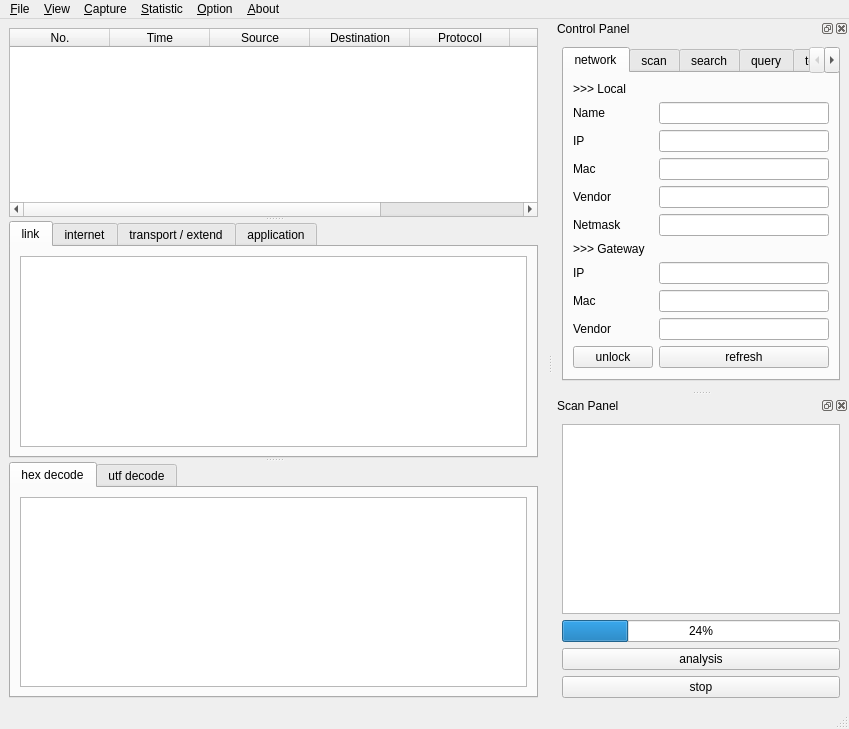
<?xml version="1.0" encoding="UTF-8"?>
<ui version="4.0">
 <class>MainWindow</class>
 <widget class="QMainWindow" name="MainWindow">
  <property name="geometry">
   <rect>
    <x>0</x>
    <y>0</y>
    <width>849</width>
    <height>729</height>
   </rect>
  </property>
  <property name="windowTitle">
   <string>MainWindow</string>
  </property>
  <widget class="QWidget" name="centralwidget">
   <layout class="QHBoxLayout" name="horizontalLayout_8">
    <item>
     <widget class="QSplitter" name="splitter">
      <property name="orientation">
       <enum>Qt::Vertical</enum>
      </property>
      <widget class="QTableWidget" name="conciseInfoTable">
       <property name="styleSheet">
        <string notr="true">outline:0;</string>
       </property>
       <property name="showGrid">
        <bool>false</bool>
       </property>
       <property name="gridStyle">
        <enum>Qt::NoPen</enum>
       </property>
       <column>
        <property name="text">
         <string>No.</string>
        </property>
       </column>
       <column>
        <property name="text">
         <string>Time</string>
        </property>
       </column>
       <column>
        <property name="text">
         <string>Source</string>
        </property>
       </column>
       <column>
        <property name="text">
         <string>Destination</string>
        </property>
       </column>
       <column>
        <property name="text">
         <string>Protocol</string>
        </property>
       </column>
       <column>
        <property name="text">
         <string>Length</string>
        </property>
       </column>
       <column>
        <property name="text">
         <string>Stack</string>
        </property>
       </column>
      </widget>
      <widget class="QTabWidget" name="verboseInfoTab">
       <property name="currentIndex">
        <number>0</number>
       </property>
       <widget class="QWidget" name="linkTab">
        <attribute name="title">
         <string>link</string>
        </attribute>
        <layout class="QVBoxLayout" name="verticalLayout_7">
         <item>
          <widget class="QPlainTextEdit" name="linkTextEdit"/>
         </item>
        </layout>
       </widget>
       <widget class="QWidget" name="interTab">
        <attribute name="title">
         <string>internet</string>
        </attribute>
        <layout class="QVBoxLayout" name="verticalLayout_6">
         <item>
          <widget class="QPlainTextEdit" name="interTextEdit"/>
         </item>
        </layout>
       </widget>
       <widget class="QWidget" name="transTab">
        <attribute name="title">
         <string>transport / extend</string>
        </attribute>
        <layout class="QVBoxLayout" name="verticalLayout_5">
         <item>
          <widget class="QPlainTextEdit" name="transTextEdit"/>
         </item>
        </layout>
       </widget>
       <widget class="QWidget" name="appTab">
        <attribute name="title">
         <string>application</string>
        </attribute>
        <layout class="QVBoxLayout" name="verticalLayout_4">
         <item>
          <widget class="QPlainTextEdit" name="appTextEdit"/>
         </item>
        </layout>
       </widget>
      </widget>
      <widget class="QTabWidget" name="decodeInfoTab">
       <property name="currentIndex">
        <number>0</number>
       </property>
       <widget class="QWidget" name="rawTab">
        <attribute name="title">
         <string>hex decode</string>
        </attribute>
        <layout class="QVBoxLayout" name="verticalLayout_8">
         <item>
          <widget class="QPlainTextEdit" name="rawTextEdit"/>
         </item>
        </layout>
       </widget>
       <widget class="QWidget" name="utfTab">
        <attribute name="title">
         <string>utf decode</string>
        </attribute>
        <layout class="QVBoxLayout" name="verticalLayout_9">
         <item>
          <widget class="QPlainTextEdit" name="utfTextEdit"/>
         </item>
        </layout>
       </widget>
      </widget>
     </widget>
    </item>
   </layout>
  </widget>
  <widget class="QMenuBar" name="menubar">
   <property name="geometry">
    <rect>
     <x>0</x>
     <y>0</y>
     <width>849</width>
     <height>26</height>
    </rect>
   </property>
   <widget class="QMenu" name="menu_File">
    <property name="title">
     <string>&amp;File</string>
    </property>
    <widget class="QMenu" name="menu_export">
     <property name="title">
      <string>&amp;export</string>
     </property>
     <widget class="QMenu" name="menuNetwork_info">
      <property name="title">
       <string>&amp;network info</string>
      </property>
      <addaction name="actionNetCSV"/>
      <addaction name="actionNetJSON"/>
      <addaction name="actionNetPlain"/>
     </widget>
     <widget class="QMenu" name="menuLAN_info">
      <property name="title">
       <string>&amp;LAN info</string>
      </property>
      <addaction name="actionLANCSV"/>
      <addaction name="actionLANJSON"/>
      <addaction name="actionLANPlain"/>
     </widget>
     <widget class="QMenu" name="menuPackets_info">
      <property name="title">
       <string>&amp;packets info</string>
      </property>
      <addaction name="actionPktCSV"/>
      <addaction name="actionPktJSON"/>
      <addaction name="actionPktPlain"/>
     </widget>
     <addaction name="menuNetwork_info"/>
     <addaction name="menuLAN_info"/>
     <addaction name="menuPackets_info"/>
    </widget>
    <addaction name="action_Save"/>
    <addaction name="action_Open"/>
    <addaction name="separator"/>
    <addaction name="menu_export"/>
    <addaction name="separator"/>
    <addaction name="action_close"/>
   </widget>
   <widget class="QMenu" name="menu_Capture">
    <property name="title">
     <string>&amp;Capture</string>
    </property>
    <addaction name="action_Start"/>
    <addaction name="separator"/>
    <addaction name="action_Stop"/>
    <addaction name="separator"/>
    <addaction name="action_Restart"/>
   </widget>
   <widget class="QMenu" name="menu_Statistic">
    <property name="title">
     <string>&amp;Statistic</string>
    </property>
    <widget class="QMenu" name="menu_protocol">
     <property name="title">
      <string>&amp;protocol</string>
     </property>
     <addaction name="action_Addr"/>
     <addaction name="action_Layer"/>
     <addaction name="action_Type"/>
    </widget>
    <widget class="QMenu" name="menu_length">
     <property name="title">
      <string>&amp;length</string>
     </property>
     <addaction name="action_PktLen"/>
     <addaction name="action_UDPPktLen"/>
     <addaction name="action_TCPPktLen"/>
    </widget>
    <widget class="QMenu" name="menu_flow">
     <property name="title">
      <string>&amp;flow</string>
     </property>
     <addaction name="action_Input"/>
     <addaction name="action_Output"/>
     <addaction name="action_Speed"/>
    </widget>
    <addaction name="menu_protocol"/>
    <addaction name="menu_length"/>
    <addaction name="menu_flow"/>
   </widget>
   <widget class="QMenu" name="menu_Option">
    <property name="title">
     <string>&amp;Option</string>
    </property>
    <addaction name="separator"/>
    <addaction name="action_Filter"/>
    <addaction name="separator"/>
    <addaction name="action_RefreshRank"/>
   </widget>
   <widget class="QMenu" name="menu_About">
    <property name="title">
     <string>&amp;About</string>
    </property>
    <addaction name="action_Help"/>
    <addaction name="separator"/>
    <addaction name="action_Author"/>
    <addaction name="separator"/>
    <addaction name="action_Rank"/>
   </widget>
   <widget class="QMenu" name="menuView">
    <property name="title">
     <string>&amp;View</string>
    </property>
    <addaction name="action_CtrlPan"/>
    <addaction name="action_ScanPan"/>
   </widget>
   <addaction name="menu_File"/>
   <addaction name="menuView"/>
   <addaction name="menu_Capture"/>
   <addaction name="menu_Statistic"/>
   <addaction name="menu_Option"/>
   <addaction name="menu_About"/>
  </widget>
  <widget class="QStatusBar" name="statusbar"/>
  <widget class="QDockWidget" name="controlDock">
   <property name="enabled">
    <bool>true</bool>
   </property>
   <property name="floating">
    <bool>false</bool>
   </property>
   <property name="windowTitle">
    <string>Control Panel</string>
   </property>
   <attribute name="dockWidgetArea">
    <number>2</number>
   </attribute>
   <widget class="QWidget" name="controlDockContents">
    <layout class="QHBoxLayout" name="horizontalLayout_2">
     <item>
      <widget class="QTabWidget" name="controlTabManage">
       <property name="currentIndex">
        <number>0</number>
       </property>
       <property name="tabBarAutoHide">
        <bool>false</bool>
       </property>
       <widget class="QWidget" name="networkTab">
        <attribute name="title">
         <string>network</string>
        </attribute>
        <layout class="QFormLayout" name="formLayout">
         <item row="1" column="0">
          <widget class="QLabel" name="nameLabel">
           <property name="text">
            <string>Name</string>
           </property>
          </widget>
         </item>
         <item row="1" column="1">
          <widget class="QLineEdit" name="nameLineEdit"/>
         </item>
         <item row="2" column="0">
          <widget class="QLabel" name="ipLabel">
           <property name="text">
            <string>IP</string>
           </property>
          </widget>
         </item>
         <item row="2" column="1">
          <widget class="QLineEdit" name="ipLineEdit"/>
         </item>
         <item row="3" column="0">
          <widget class="QLabel" name="macLabel">
           <property name="text">
            <string>Mac</string>
           </property>
          </widget>
         </item>
         <item row="3" column="1">
          <widget class="QLineEdit" name="macLineEdit"/>
         </item>
         <item row="4" column="0">
          <widget class="QLabel" name="vendorLabel">
           <property name="text">
            <string>Vendor</string>
           </property>
          </widget>
         </item>
         <item row="4" column="1">
          <widget class="QLineEdit" name="vendorLineEdit"/>
         </item>
         <item row="5" column="0">
          <widget class="QLabel" name="netmaskLabel">
           <property name="text">
            <string>Netmask</string>
           </property>
          </widget>
         </item>
         <item row="5" column="1">
          <widget class="QLineEdit" name="netmaskLineEdit"/>
         </item>
         <item row="7" column="0">
          <widget class="QLabel" name="gwIpLabel">
           <property name="text">
            <string>IP</string>
           </property>
          </widget>
         </item>
         <item row="10" column="0">
          <widget class="QLabel" name="gwVendorLabel">
           <property name="text">
            <string>Vendor</string>
           </property>
          </widget>
         </item>
         <item row="10" column="1">
          <widget class="QLineEdit" name="gwVendorLineEdit"/>
         </item>
         <item row="13" column="1">
          <widget class="QPushButton" name="refreshButton">
           <property name="text">
            <string>refresh</string>
           </property>
          </widget>
         </item>
         <item row="0" column="0">
          <widget class="QLabel" name="localLabel">
           <property name="text">
            <string>&gt;&gt;&gt; Local</string>
           </property>
          </widget>
         </item>
         <item row="6" column="0">
          <widget class="QLabel" name="gwLabel">
           <property name="text">
            <string>&gt;&gt;&gt; Gateway</string>
           </property>
          </widget>
         </item>
         <item row="8" column="0">
          <widget class="QLabel" name="gwMacLabel">
           <property name="text">
            <string>Mac</string>
           </property>
          </widget>
         </item>
         <item row="13" column="0">
          <widget class="QPushButton" name="unlockButton">
           <property name="text">
            <string>unlock</string>
           </property>
          </widget>
         </item>
         <item row="7" column="1">
          <widget class="QLineEdit" name="gwIpLineEdit"/>
         </item>
         <item row="8" column="1">
          <widget class="QLineEdit" name="gwMacLineEdit"/>
         </item>
        </layout>
       </widget>
       <widget class="QWidget" name="scanTab">
        <attribute name="title">
         <string>scan</string>
        </attribute>
        <layout class="QVBoxLayout" name="verticalLayout_3">
         <item>
          <widget class="QLabel" name="rangeLabel">
           <property name="text">
            <string>Range</string>
           </property>
          </widget>
         </item>
         <item>
          <widget class="QLineEdit" name="rangeLineEdit"/>
         </item>
         <item>
          <widget class="QPushButton" name="rangeButton">
           <property name="text">
            <string>range scan</string>
           </property>
          </widget>
         </item>
         <item>
          <widget class="QLabel" name="maskLabel">
           <property name="text">
            <string>Mask</string>
           </property>
          </widget>
         </item>
         <item>
          <widget class="QLineEdit" name="maskLineEdit"/>
         </item>
         <item>
          <widget class="QPushButton" name="maskButton">
           <property name="text">
            <string>mask scan</string>
           </property>
          </widget>
         </item>
        </layout>
       </widget>
       <widget class="QWidget" name="searchTab">
        <attribute name="title">
         <string>search</string>
        </attribute>
        <layout class="QFormLayout" name="formLayout_4">
         <item row="0" column="0">
          <widget class="QLabel" name="searchLabel">
           <property name="text">
            <string>Search</string>
           </property>
          </widget>
         </item>
         <item row="0" column="1">
          <widget class="QLineEdit" name="searchLineEdit"/>
         </item>
         <item row="1" column="1">
          <widget class="QPushButton" name="searchButton">
           <property name="text">
            <string>search</string>
           </property>
          </widget>
         </item>
        </layout>
       </widget>
       <widget class="QWidget" name="ipinfoTab">
        <attribute name="title">
         <string>query</string>
        </attribute>
        <layout class="QFormLayout" name="formLayout_3">
         <item row="0" column="0">
          <widget class="QLabel" name="sipLabel">
           <property name="text">
            <string>Query IP</string>
           </property>
          </widget>
         </item>
         <item row="0" column="1">
          <widget class="QLineEdit" name="sipLineEdit"/>
         </item>
         <item row="1" column="0" colspan="2">
          <widget class="QTextEdit" name="sipTextEdit"/>
         </item>
         <item row="2" column="0">
          <widget class="QPushButton" name="sipButton">
           <property name="text">
            <string>query</string>
           </property>
          </widget>
         </item>
        </layout>
       </widget>
       <widget class="QWidget" name="termTab">
        <attribute name="title">
         <string>term</string>
        </attribute>
        <layout class="QGridLayout" name="gridLayout">
         <item row="0" column="0">
          <widget class="QLabel" name="termLabel">
           <property name="text">
            <string>Query Term</string>
           </property>
          </widget>
         </item>
         <item row="0" column="1">
          <widget class="QLineEdit" name="termLineEdit"/>
         </item>
         <item row="2" column="0" colspan="2">
          <widget class="QPushButton" name="termButton">
           <property name="text">
            <string>query</string>
           </property>
          </widget>
         </item>
         <item row="1" column="0" colspan="2">
          <widget class="QTextEdit" name="termTextEdit"/>
         </item>
        </layout>
       </widget>
      </widget>
     </item>
    </layout>
   </widget>
  </widget>
  <widget class="QDockWidget" name="scanDock">
   <property name="windowTitle">
    <string>Scan Panel</string>
   </property>
   <attribute name="dockWidgetArea">
    <number>2</number>
   </attribute>
   <widget class="QWidget" name="scanDockContents">
    <layout class="QVBoxLayout" name="verticalLayout">
     <item>
      <widget class="QListWidget" name="nodeListWidget">
       <property name="styleSheet">
        <string notr="true">outline:0;</string>
       </property>
      </widget>
     </item>
     <item>
      <widget class="QProgressBar" name="scanProgressBar">
       <property name="value">
        <number>24</number>
       </property>
      </widget>
     </item>
     <item>
      <widget class="QPushButton" name="analysisButton">
       <property name="text">
        <string>analysis</string>
       </property>
      </widget>
     </item>
     <item>
      <widget class="QPushButton" name="stopButton">
       <property name="text">
        <string>stop</string>
       </property>
      </widget>
     </item>
    </layout>
   </widget>
  </widget>
  <action name="action_Save">
   <property name="text">
    <string>&amp;save</string>
   </property>
  </action>
  <action name="action_Open">
   <property name="text">
    <string>&amp;open</string>
   </property>
  </action>
  <action name="action_Export">
   <property name="text">
    <string>&amp;Export</string>
   </property>
  </action>
  <action name="actionNetCSV">
   <property name="text">
    <string>&amp;CSV</string>
   </property>
  </action>
  <action name="actionNetJSON">
   <property name="text">
    <string>&amp;JSON</string>
   </property>
  </action>
  <action name="actionNetPlain">
   <property name="text">
    <string>&amp;plain text</string>
   </property>
  </action>
  <action name="actionLANCSV">
   <property name="text">
    <string>CSV</string>
   </property>
  </action>
  <action name="actionLANJSON">
   <property name="text">
    <string>JSON</string>
   </property>
  </action>
  <action name="actionLANPlain">
   <property name="text">
    <string>plain text</string>
   </property>
  </action>
  <action name="actionPktCSV">
   <property name="text">
    <string>CSV</string>
   </property>
  </action>
  <action name="actionPktJSON">
   <property name="text">
    <string>JSON</string>
   </property>
  </action>
  <action name="actionPktPlain">
   <property name="text">
    <string>plain text</string>
   </property>
  </action>
  <action name="action_Start">
   <property name="text">
    <string>&amp;start</string>
   </property>
  </action>
  <action name="actionSto_p">
   <property name="text">
    <string>sto&amp;p</string>
   </property>
  </action>
  <action name="action_restart">
   <property name="text">
    <string>&amp;restart</string>
   </property>
  </action>
  <action name="action_Addr">
   <property name="text">
    <string>&amp;adddress</string>
   </property>
  </action>
  <action name="action_Layer">
   <property name="text">
    <string>&amp;layer</string>
   </property>
  </action>
  <action name="action_Type">
   <property name="text">
    <string>&amp;type</string>
   </property>
  </action>
  <action name="action_PktLen">
   <property name="text">
    <string>&amp;all</string>
   </property>
  </action>
  <action name="action_UDPPktLen">
   <property name="text">
    <string>&amp;UDP</string>
   </property>
  </action>
  <action name="action_TCPPktLen">
   <property name="text">
    <string>&amp;TCP</string>
   </property>
  </action>
  <action name="action_Input">
   <property name="text">
    <string>&amp;Input</string>
   </property>
  </action>
  <action name="action_Output">
   <property name="text">
    <string>&amp;Output</string>
   </property>
  </action>
  <action name="action_Speed">
   <property name="text">
    <string>&amp;Speed</string>
   </property>
  </action>
  <action name="action_Stop">
   <property name="text">
    <string>sto&amp;p</string>
   </property>
  </action>
  <action name="action_Restart">
   <property name="text">
    <string>&amp;restart</string>
   </property>
  </action>
  <action name="action_Help">
   <property name="text">
    <string>&amp;help</string>
   </property>
  </action>
  <action name="action_Author">
   <property name="text">
    <string>&amp;author</string>
   </property>
  </action>
  <action name="action_close">
   <property name="text">
    <string>&amp;close</string>
   </property>
   <property name="shortcut">
    <string>Ctrl+Q</string>
   </property>
  </action>
  <action name="action_rank">
   <property name="text">
    <string>&amp;rank</string>
   </property>
  </action>
  <action name="action_Rank">
   <property name="text">
    <string>&amp;rank</string>
   </property>
  </action>
  <action name="action_Filter">
   <property name="text">
    <string>&amp;filter</string>
   </property>
  </action>
  <action name="action_RefreshRank">
   <property name="text">
    <string>&amp;refresh rank</string>
   </property>
  </action>
  <action name="action_CtrlPan">
   <property name="text">
    <string>&amp;Control Panel</string>
   </property>
  </action>
  <action name="action_ScanPan">
   <property name="text">
    <string>Scan Panel</string>
   </property>
  </action>
 </widget>
 <resources/>
 <connections/>
</ui>
